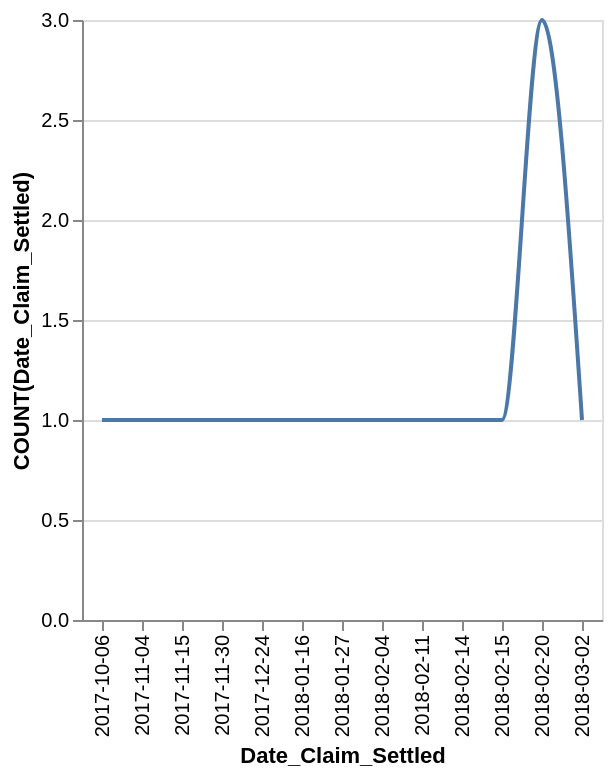

The Vega-Lite source for this figure:
### Vega-Lite specification from a JSON file in a GitHub repository (floating-point values rounded to 4 significant figures)
{"data": {"values": [{"x_data": "2017-10-06", "y_data": 1}, {"x_data": "2017-11-04", "y_data": 1}, {"x_data": "2017-11-15", "y_data": 1}, {"x_data": "2017-11-30", "y_data": 1}, {"x_data": "2017-12-24", "y_data": 1}, {"x_data": "2018-01-16", "y_data": 1}, {"x_data": "2018-01-27", "y_data": 1}, {"x_data": "2018-02-04", "y_data": 1}, {"x_data": "2018-02-11", "y_data": 1}, {"x_data": "2018-02-14", "y_data": 1}, {"x_data": "2018-02-15", "y_data": 1}, {"x_data": "2018-02-20", "y_data": 3}, {"x_data": "2018-03-02", "y_data": 1}]}, "mark": {"type": "line", "interpolate": "monotone"}, "encoding": {"x": {"field": "x_data", "type": "nominal", "title": "Date_Claim_Settled", "sort": "ascending"}, "y": {"field": "y_data", "type": "quantitative", "title": "COUNT(Date_Claim_Settled)"}}}
